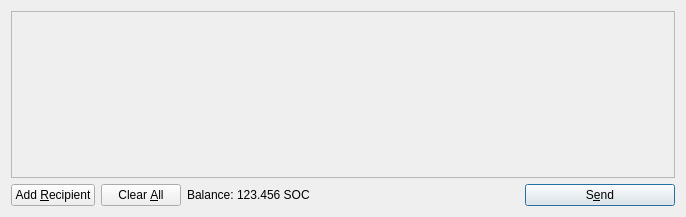
<?xml version="1.0" encoding="UTF-8"?>
<ui version="4.0">
 <class>SendCoinsDialog</class>
 <widget class="QDialog" name="SendCoinsDialog">
  <property name="geometry">
   <rect>
    <x>0</x>
    <y>0</y>
    <width>686</width>
    <height>217</height>
   </rect>
  </property>
  <property name="windowTitle">
   <string>Send Coins</string>
  </property>
  <layout class="QVBoxLayout" name="verticalLayout">
   <item>
    <widget class="QScrollArea" name="scrollArea">
     <property name="widgetResizable">
      <bool>true</bool>
     </property>
     <widget class="QWidget" name="scrollAreaWidgetContents">
      <property name="geometry">
       <rect>
        <x>0</x>
        <y>0</y>
        <width>666</width>
        <height>165</height>
       </rect>
      </property>
      <layout class="QVBoxLayout" name="verticalLayout_2">
       <property name="margin">
        <number>0</number>
       </property>
       <item>
        <layout class="QVBoxLayout" name="entries">
         <property name="spacing">
          <number>6</number>
         </property>
        </layout>
       </item>
       <item>
        <spacer name="verticalSpacer">
         <property name="orientation">
          <enum>Qt::Vertical</enum>
         </property>
         <property name="sizeHint" stdset="0">
          <size>
           <width>20</width>
           <height>40</height>
          </size>
         </property>
        </spacer>
       </item>
      </layout>
     </widget>
    </widget>
   </item>
   <item>
    <layout class="QHBoxLayout" name="horizontalLayout">
     <item>
      <widget class="QPushButton" name="addButton">
       <property name="toolTip">
        <string>Send to multiple recipients at once</string>
       </property>
       <property name="text">
        <string>Add &amp;Recipient</string>
       </property>
       <property name="icon">
        <iconset resource="../bitcoin.qrc">
         <normaloff>:/icons/add</normaloff>:/icons/add</iconset>
       </property>
       <property name="autoDefault">
        <bool>false</bool>
       </property>
      </widget>
     </item>
     <item>
      <widget class="QPushButton" name="clearButton">
       <property name="sizePolicy">
        <sizepolicy hsizetype="Minimum" vsizetype="Fixed">
         <horstretch>0</horstretch>
         <verstretch>0</verstretch>
        </sizepolicy>
       </property>
       <property name="toolTip">
        <string>Remove all transaction fields</string>
       </property>
       <property name="text">
        <string>Clear &amp;All</string>
       </property>
       <property name="icon">
        <iconset resource="../bitcoin.qrc">
         <normaloff>:/icons/remove</normaloff>:/icons/remove</iconset>
       </property>
       <property name="autoRepeatDelay">
        <number>300</number>
       </property>
       <property name="autoDefault">
        <bool>false</bool>
       </property>
      </widget>
     </item>
     <item>
      <layout class="QHBoxLayout" name="horizontalLayout_2">
       <property name="spacing">
        <number>3</number>
       </property>
       <item>
        <widget class="QLabel" name="label">
         <property name="text">
          <string>Balance:</string>
         </property>
        </widget>
       </item>
       <item>
        <widget class="QLabel" name="labelBalance">
         <property name="cursor">
          <cursorShape>IBeamCursor</cursorShape>
         </property>
         <property name="text">
          <string>123.456 SOC</string>
         </property>
         <property name="textInteractionFlags">
          <set>Qt::LinksAccessibleByMouse|Qt::TextSelectableByKeyboard|Qt::TextSelectableByMouse</set>
         </property>
        </widget>
       </item>
      </layout>
     </item>
     <item>
      <spacer name="horizontalSpacer">
       <property name="orientation">
        <enum>Qt::Horizontal</enum>
       </property>
       <property name="sizeHint" stdset="0">
        <size>
         <width>40</width>
         <height>20</height>
        </size>
       </property>
      </spacer>
     </item>
     <item>
      <widget class="QPushButton" name="sendButton">
       <property name="minimumSize">
        <size>
         <width>150</width>
         <height>0</height>
        </size>
       </property>
       <property name="toolTip">
        <string>Confirm the send action</string>
       </property>
       <property name="text">
        <string>S&amp;end</string>
       </property>
       <property name="icon">
        <iconset resource="../bitcoin.qrc">
         <normaloff>:/icons/send</normaloff>:/icons/send</iconset>
       </property>
       <property name="default">
        <bool>true</bool>
       </property>
      </widget>
     </item>
    </layout>
   </item>
  </layout>
 </widget>
 <resources>
  <include location="../bitcoin.qrc"/>
 </resources>
 <connections/>
</ui>
